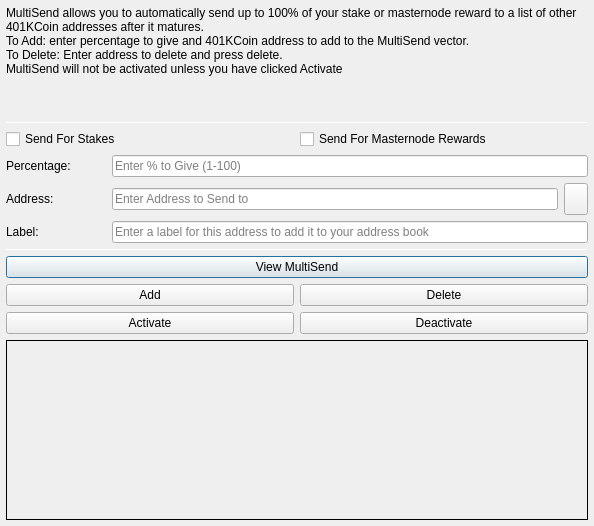
<?xml version="1.0" encoding="UTF-8"?>
<ui version="4.0">
 <class>MultiSendDialog</class>
 <widget class="QDialog" name="MultiSendDialog">
  <property name="windowModality">
   <enum>Qt::NonModal</enum>
  </property>
  <property name="geometry">
   <rect>
    <x>0</x>
    <y>0</y>
    <width>594</width>
    <height>526</height>
   </rect>
  </property>
  <property name="windowTitle">
   <string>MultiSend</string>
  </property>
  <layout class="QVBoxLayout" name="verticalLayout" stretch="0">
   <property name="leftMargin">
    <number>6</number>
   </property>
   <property name="topMargin">
    <number>6</number>
   </property>
   <property name="rightMargin">
    <number>6</number>
   </property>
   <property name="bottomMargin">
    <number>6</number>
   </property>
   <item>
    <layout class="QVBoxLayout" name="verticalLayout_Main" stretch="1,1,1,0,1,1,1">
     <item>
      <widget class="QLabel" name="label_2">
       <property name="lineWidth">
        <number>1</number>
       </property>
       <property name="text">
        <string>MultiSend allows you to automatically send up to 100% of your stake or masternode reward to a list of other 401KCoin addresses after it matures.
To Add: enter percentage to give and 401KCoin address to add to the MultiSend vector.
To Delete: Enter address to delete and press delete.
MultiSend will not be activated unless you have clicked Activate</string>
       </property>
       <property name="alignment">
        <set>Qt::AlignLeading|Qt::AlignLeft|Qt::AlignTop</set>
       </property>
       <property name="wordWrap">
        <bool>true</bool>
       </property>
      </widget>
     </item>
     <item>
      <widget class="Line" name="line">
       <property name="minimumSize">
        <size>
         <width>0</width>
         <height>1</height>
        </size>
       </property>
       <property name="maximumSize">
        <size>
         <width>16777215</width>
         <height>1</height>
        </size>
       </property>
       <property name="orientation">
        <enum>Qt::Horizontal</enum>
       </property>
      </widget>
     </item>
     <item>
      <layout class="QVBoxLayout" name="verticalLayout_Settings">
       <item>
        <layout class="QHBoxLayout" name="horizontalLayout">
         <item>
          <widget class="QCheckBox" name="multiSendStakeCheckBox">
           <property name="text">
            <string>Send For Stakes</string>
           </property>
          </widget>
         </item>
         <item>
          <widget class="QCheckBox" name="multiSendMasternodeCheckBox">
           <property name="text">
            <string>Send For Masternode Rewards</string>
           </property>
          </widget>
         </item>
        </layout>
       </item>
       <item>
        <layout class="QHBoxLayout" name="horizontalLayout_6">
         <item>
          <widget class="QLabel" name="label">
           <property name="minimumSize">
            <size>
             <width>100</width>
             <height>0</height>
            </size>
           </property>
           <property name="toolTip">
            <string>Percentage of stake to send</string>
           </property>
           <property name="text">
            <string>Percentage:</string>
           </property>
          </widget>
         </item>
         <item>
          <widget class="QLineEdit" name="multiSendPercentEdit">
           <property name="toolTip">
            <string>Enter whole numbers 1 - 100</string>
           </property>
           <property name="placeholderText">
            <string>Enter % to Give (1-100)</string>
           </property>
          </widget>
         </item>
        </layout>
       </item>
       <item>
        <layout class="QHBoxLayout" name="horizontalLayout_7">
         <item>
          <widget class="QLabel" name="label_5">
           <property name="minimumSize">
            <size>
             <width>100</width>
             <height>0</height>
            </size>
           </property>
           <property name="toolTip">
            <string>Address to send portion of stake to</string>
           </property>
           <property name="text">
            <string>Address:</string>
           </property>
          </widget>
         </item>
         <item>
          <widget class="QLineEdit" name="multiSendAddressEdit">
           <property name="toolTip">
            <string/>
           </property>
           <property name="placeholderText">
            <string>Enter Address to Send to</string>
           </property>
          </widget>
         </item>
         <item>
          <widget class="QToolButton" name="addressBookButton">
           <property name="maximumSize">
            <size>
             <width>16777215</width>
             <height>32</height>
            </size>
           </property>
           <property name="toolTip">
            <string>Choose an address from the address book</string>
           </property>
           <property name="text">
            <string/>
           </property>
           <property name="icon">
            <iconset resource="../401kcoin.qrc">
             <normaloff>:/icons/address-book</normaloff>:/icons/address-book</iconset>
           </property>
           <property name="shortcut">
            <string>Alt+A</string>
           </property>
          </widget>
         </item>
        </layout>
       </item>
      </layout>
     </item>
     <item>
      <layout class="QHBoxLayout" name="horizontalLayout_3">
       <item>
        <widget class="QLabel" name="label_3">
         <property name="minimumSize">
          <size>
           <width>100</width>
           <height>0</height>
          </size>
         </property>
         <property name="text">
          <string>Label:</string>
         </property>
        </widget>
       </item>
       <item>
        <widget class="QLineEdit" name="labelAddressLabelEdit">
         <property name="placeholderText">
          <string>Enter a label for this address to add it to your address book</string>
         </property>
        </widget>
       </item>
      </layout>
     </item>
     <item>
      <widget class="Line" name="line_2">
       <property name="minimumSize">
        <size>
         <width>0</width>
         <height>1</height>
        </size>
       </property>
       <property name="maximumSize">
        <size>
         <width>16777215</width>
         <height>1</height>
        </size>
       </property>
       <property name="orientation">
        <enum>Qt::Horizontal</enum>
       </property>
      </widget>
     </item>
     <item>
      <layout class="QVBoxLayout" name="verticalLayout_Buttons">
       <item>
        <layout class="QHBoxLayout" name="horizontalLayout_4">
         <item>
          <widget class="QPushButton" name="viewButton">
           <property name="toolTip">
            <string/>
           </property>
           <property name="statusTip">
            <string>View MultiSend Vector</string>
           </property>
           <property name="text">
            <string>View MultiSend</string>
           </property>
          </widget>
         </item>
        </layout>
       </item>
       <item>
        <layout class="QHBoxLayout" name="horizontalLayout_2">
         <item>
          <widget class="QPushButton" name="addButton">
           <property name="toolTip">
            <string/>
           </property>
           <property name="statusTip">
            <string>Add to MultiSend Vector</string>
           </property>
           <property name="text">
            <string>Add</string>
           </property>
          </widget>
         </item>
         <item>
          <widget class="QPushButton" name="deleteButton">
           <property name="toolTip">
            <string/>
           </property>
           <property name="statusTip">
            <string>Delete Address From MultiSend Vector</string>
           </property>
           <property name="text">
            <string>Delete</string>
           </property>
          </widget>
         </item>
        </layout>
       </item>
       <item>
        <layout class="QHBoxLayout" name="horizontalLayout_5">
         <item>
          <widget class="QPushButton" name="activateButton">
           <property name="statusTip">
            <string>Activate MultiSend</string>
           </property>
           <property name="text">
            <string>Activate</string>
           </property>
          </widget>
         </item>
         <item>
          <widget class="QPushButton" name="disableButton">
           <property name="statusTip">
            <string>Deactivate MultiSend</string>
           </property>
           <property name="text">
            <string>Deactivate</string>
           </property>
          </widget>
         </item>
        </layout>
       </item>
      </layout>
     </item>
     <item>
      <widget class="QLabel" name="message">
       <property name="minimumSize">
        <size>
         <width>0</width>
         <height>180</height>
        </size>
       </property>
       <property name="frameShape">
        <enum>QFrame::Panel</enum>
       </property>
       <property name="frameShadow">
        <enum>QFrame::Plain</enum>
       </property>
       <property name="lineWidth">
        <number>1</number>
       </property>
       <property name="midLineWidth">
        <number>1</number>
       </property>
       <property name="text">
        <string/>
       </property>
       <property name="alignment">
        <set>Qt::AlignLeading|Qt::AlignLeft|Qt::AlignTop</set>
       </property>
       <property name="wordWrap">
        <bool>true</bool>
       </property>
      </widget>
     </item>
    </layout>
   </item>
  </layout>
 </widget>
 <resources>
  <include location="../401kcoin.qrc"/>
 </resources>
 <connections/>
</ui>
